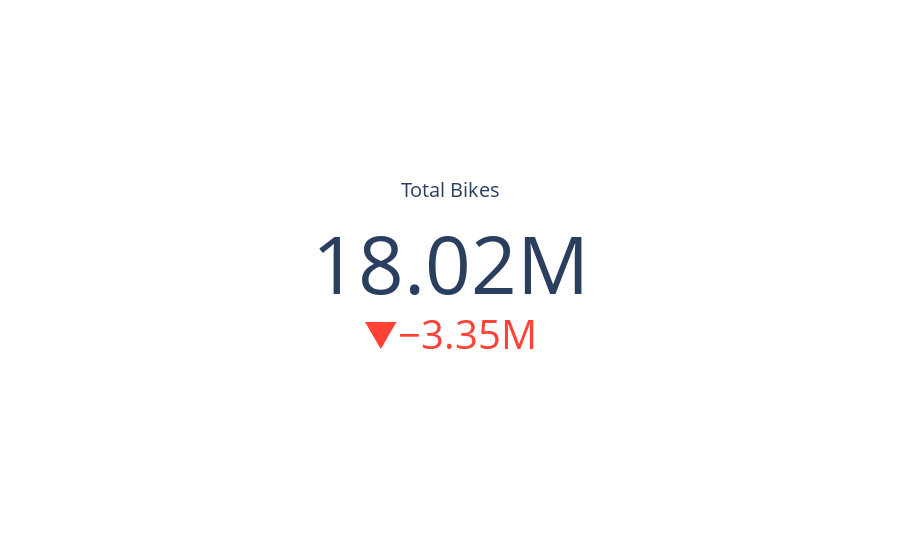

Here is the notebook cell this chart was saved with:
### Code cell
import plotly.graph_objects as go

fig = go.Figure()
fig.add_trace(go.Indicator(
    mode = "number+delta",
    value = int(sum_total_bikes_2019),
    domain = {'row': 0, 'column': 1}))
# fig.add_trace(go.Indicator(
#     mode = "delta",
#     value = 1000000,
#     domain = {'row': 1, 'column': 1}))
fig.update_layout(
    grid = {'rows': 1, 'columns': 1, 'pattern': "independent"},
    template = {'data' : {'indicator': [{
        'title': {'text': "Total Bikes"},
        'mode' : "number+delta+gauge",
        'delta' : {'reference': int(sum_total_bikes_2018)}}]
                         }})

### Figure 1 — Plotly figure (JSON) as saved in the notebook; plotly's stock layout.template omitted (floating-point values rounded to 4 significant figures)
{"data": [{"domain": {"column": 1, "row": 0}, "mode": "number+delta", "type": "indicator", "value": 18024377}], "layout": {"grid": {"columns": 1, "pattern": "independent", "rows": 1}}}
